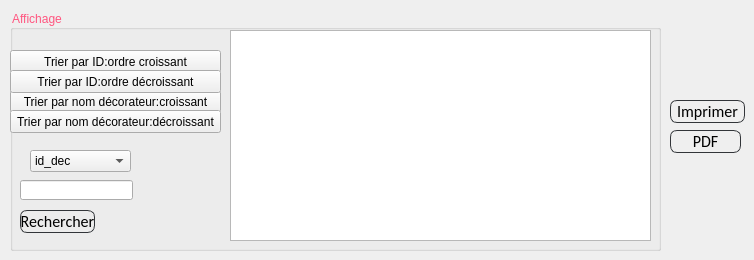
     <widget class="QWidget" name="tab">
      <attribute name="title">
       <string>Afficher Decorateur</string>
      </attribute>
      <widget class="QGroupBox" name="groupBox_3">
       <property name="geometry">
        <rect>
         <x>10</x>
         <y>10</y>
         <width>651</width>
         <height>241</height>
        </rect>
       </property>
       <property name="styleSheet">
        <string notr="true">color: rgb(255, 85, 127);
font: italic 8pt &quot;MS Sans Serif&quot;;</string>
       </property>
       <property name="title">
        <string>Affichage</string>
       </property>
       <widget class="QTableView" name="tab_theme">
        <property name="geometry">
         <rect>
          <x>220</x>
          <y>20</y>
          <width>421</width>
          <height>211</height>
         </rect>
        </property>
       </widget>
       <widget class="QLineEdit" name="le_recherche">
        <property name="geometry">
         <rect>
          <x>10</x>
          <y>170</y>
          <width>113</width>
          <height>20</height>
         </rect>
        </property>
       </widget>
       <widget class="QPushButton" name="pushButton_3">
        <property name="geometry">
         <rect>
          <x>10</x>
          <y>200</y>
          <width>75</width>
          <height>23</height>
         </rect>
        </property>
        <property name="styleSheet">
         <string notr="true">QPushButton
{
	background: transparent;
	border-style:solid;
	border-radius:7px;
	border-width:1px;
border-color: rgb(50, 53, 57);
	color:rgb(0,0,0);
	font-size:16px;
font-family:Calibri;
}

QPushButton:hover
{
	background-color: #00000000;
	border-color: rgb(30, 227, 0);
	/*color:rgb(30, 227, 0);*/
}

QPushButton:focus
{
	background-color:  rgb(30, 227, 0);
	border-color: rgba(30, 227, 0,0);
	color:rgb(255, 255, 255);
}</string>
        </property>
        <property name="text">
         <string>Rechercher</string>
        </property>
       </widget>
       <widget class="QPushButton" name="tri_id_dec">
        <property name="geometry">
         <rect>
          <x>0</x>
          <y>40</y>
          <width>211</width>
          <height>23</height>
         </rect>
        </property>
        <property name="styleSheet">
         <string notr="true">color: rgb(0, 0, 0);
font: 75 9pt &quot;MS Shell Dlg 2&quot;;</string>
        </property>
        <property name="text">
         <string>Trier par ID:ordre croissant</string>
        </property>
       </widget>
       <widget class="QPushButton" name="tri_nom_dec">
        <property name="geometry">
         <rect>
          <x>0</x>
          <y>80</y>
          <width>211</width>
          <height>23</height>
         </rect>
        </property>
        <property name="styleSheet">
         <string notr="true">color: rgb(0, 0, 0);
font: 75 9pt &quot;MS Shell Dlg 2&quot;;</string>
        </property>
        <property name="text">
         <string>Trier par nom décorateur:croissant</string>
        </property>
       </widget>
       <widget class="QPushButton" name="tri_id_dec_2">
        <property name="geometry">
         <rect>
          <x>0</x>
          <y>60</y>
          <width>211</width>
          <height>23</height>
         </rect>
        </property>
        <property name="styleSheet">
         <string notr="true">color: rgb(0, 0, 0);
font: 75 9pt &quot;MS Shell Dlg 2&quot;;</string>
        </property>
        <property name="text">
         <string>Trier par ID:ordre décroissant</string>
        </property>
       </widget>
       <widget class="QPushButton" name="tri_nom_dec_2">
        <property name="geometry">
         <rect>
          <x>0</x>
          <y>100</y>
          <width>211</width>
          <height>23</height>
         </rect>
        </property>
        <property name="styleSheet">
         <string notr="true">color: rgb(0, 0, 0);
font: 75 9pt &quot;MS Shell Dlg 2&quot;;</string>
        </property>
        <property name="text">
         <string>Trier par nom décorateur:décroissant</string>
        </property>
       </widget>
       <widget class="QComboBox" name="comboBox">
        <property name="geometry">
         <rect>
          <x>20</x>
          <y>140</y>
          <width>101</width>
          <height>22</height>
         </rect>
        </property>
        <property name="styleSheet">
         <string notr="true">color: rgb(0, 0, 0);
font: 75 9pt &quot;MS Shell Dlg 2&quot;;</string>
        </property>
        <item>
         <property name="text">
          <string>id_dec</string>
         </property>
        </item>
        <item>
         <property name="text">
          <string>Nom_dec</string>
         </property>
        </item>
        <item>
         <property name="text">
          <string>Nom_theme</string>
         </property>
        </item>
       </widget>
      </widget>
      <widget class="QPushButton" name="pdf_decorateur">
       <property name="geometry">
        <rect>
         <x>670</x>
         <y>130</y>
         <width>71</width>
         <height>23</height>
        </rect>
       </property>
       <property name="styleSheet">
        <string notr="true">QPushButton
{
	background: transparent;
	border-style:solid;
	border-radius:7px;
	border-width:1px;
border-color: rgb(50, 53, 57);
	color:rgb(0,0,0);
	font-size:16px;
font-family:Calibri;
}

QPushButton:hover
{
	background-color: #00000000;
	border-color: rgb(30, 227, 0);
	/*color:rgb(30, 227, 0);*/
}

QPushButton:focus
{
	background-color:  rgb(30, 227, 0);
	border-color: rgba(30, 227, 0,0);
	color:rgb(255, 255, 255);
}</string>
       </property>
       <property name="text">
        <string>PDF</string>
       </property>
      </widget>
      <widget class="QPushButton" name="pushButton_imprimerdeco">
       <property name="geometry">
        <rect>
         <x>670</x>
         <y>100</y>
         <width>75</width>
         <height>23</height>
        </rect>
       </property>
       <property name="styleSheet">
        <string notr="true">QPushButton
{
	background: transparent;
	border-style:solid;
	border-radius:7px;
	border-width:1px;
border-color: rgb(50, 53, 57);
	color:rgb(0,0,0);
	font-size:16px;
font-family:Calibri;
}

QPushButton:hover
{
	background-color: #00000000;
	border-color: rgb(30, 227, 0);
	/*color:rgb(30, 227, 0);*/
}

QPushButton:focus
{
	background-color:  rgb(30, 227, 0);
	border-color: rgba(30, 227, 0,0);
	color:rgb(255, 255, 255);
}</string>
       </property>
       <property name="text">
        <string>Imprimer</string>
       </property>
      </widget>
     </widget>
